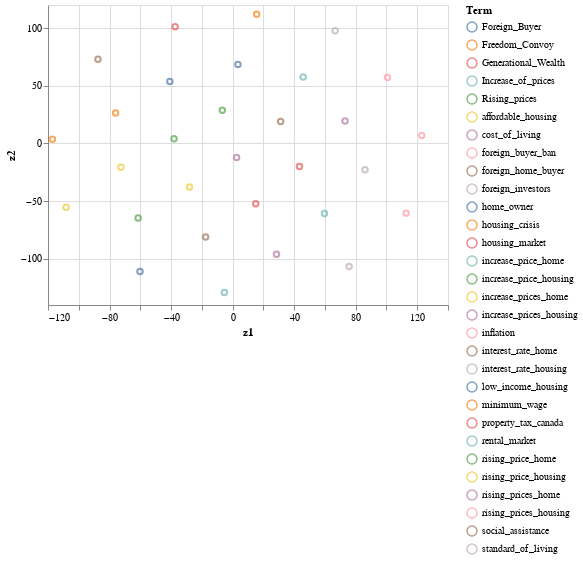

Notebook code cell kept with this figure:
### Code cell
alt.Chart(df).mark_point().encode(
    x = 'z1',
    y = 'z2',
    color = alt.Color('Topic:N', title = 'Term') # the person in the photo
)

### Figure 1 — Vega-Lite specification as saved in the notebook (floating-point values rounded to 4 significant figures)
{"config": {"view": {"continuousWidth": 400, "continuousHeight": 300}}, "data": {"name": "data-7ec1d1aefb5672b8e7304c9e1abc0f31"}, "mark": "point", "encoding": {"color": {"type": "nominal", "field": "Topic", "title": "Term"}, "x": {"type": "quantitative", "field": "z1"}, "y": {"type": "quantitative", "field": "z2"}}, "$schema": "https://vega.github.io/schema/vega-lite/v4.8.1.json", "datasets": {"data-7ec1d1aefb5672b8e7304c9e1abc0f31": [{"z1": 100.7, "z2": 57.13, "Topic": "inflation"}, {"z1": -108.2, "z2": -55.35, "Topic": "affordable_housing"}, {"z1": 2.583, "z2": -12.16, "Topic": "cost_of_living"}, {"z1": 122.9, "z2": 6.911, "Topic": "foreign_buyer_ban"}, {"z1": 3.459, "z2": 68.37, "Topic": "Foreign_Buyer"}, {"z1": 31.21, "z2": 19.06, "Topic": "foreign_home_buyer"}, {"z1": 86.04, "z2": -22.7, "Topic": "foreign_investors"}, {"z1": -117.1, "z2": 3.682, "Topic": "Freedom_Convoy"}, {"z1": -37.36, "z2": 101.2, "Topic": "Generational_Wealth"}, {"z1": -60.21, "z2": -110.9, "Topic": "home_owner"}, {"z1": 15.67, "z2": 111.9, "Topic": "housing_crisis"}, {"z1": 15.02, "z2": -52.33, "Topic": "housing_market"}, {"z1": 45.88, "z2": 57.58, "Topic": "Increase_of_prices"}, {"z1": -28.0, "z2": -37.78, "Topic": "increase_prices_home"}, {"z1": 73.1, "z2": 19.43, "Topic": "increase_prices_housing"}, {"z1": 59.71, "z2": -60.6, "Topic": "increase_price_home"}, {"z1": -61.42, "z2": -64.61, "Topic": "increase_price_housing"}, {"z1": -17.55, "z2": -81.13, "Topic": "interest_rate_home"}, {"z1": 66.67, "z2": 97.72, "Topic": "interest_rate_housing"}, {"z1": -40.8, "z2": 53.62, "Topic": "low_income_housing"}, {"z1": -76.09, "z2": 26.33, "Topic": "minimum_wage"}, {"z1": 43.44, "z2": -20.02, "Topic": "property_tax_canada"}, {"z1": -5.312, "z2": -129.1, "Topic": "rental_market"}, {"z1": 28.54, "z2": -95.92, "Topic": "rising_prices_home"}, {"z1": 112.8, "z2": -60.38, "Topic": "rising_prices_housing"}, {"z1": -38.08, "z2": 4.085, "Topic": "Rising_prices"}, {"z1": -6.696, "z2": 28.72, "Topic": "rising_price_home"}, {"z1": -72.59, "z2": -20.63, "Topic": "rising_price_housing"}, {"z1": -87.52, "z2": 72.94, "Topic": "social_assistance"}, {"z1": 75.7, "z2": -106.6, "Topic": "standard_of_living"}]}}
